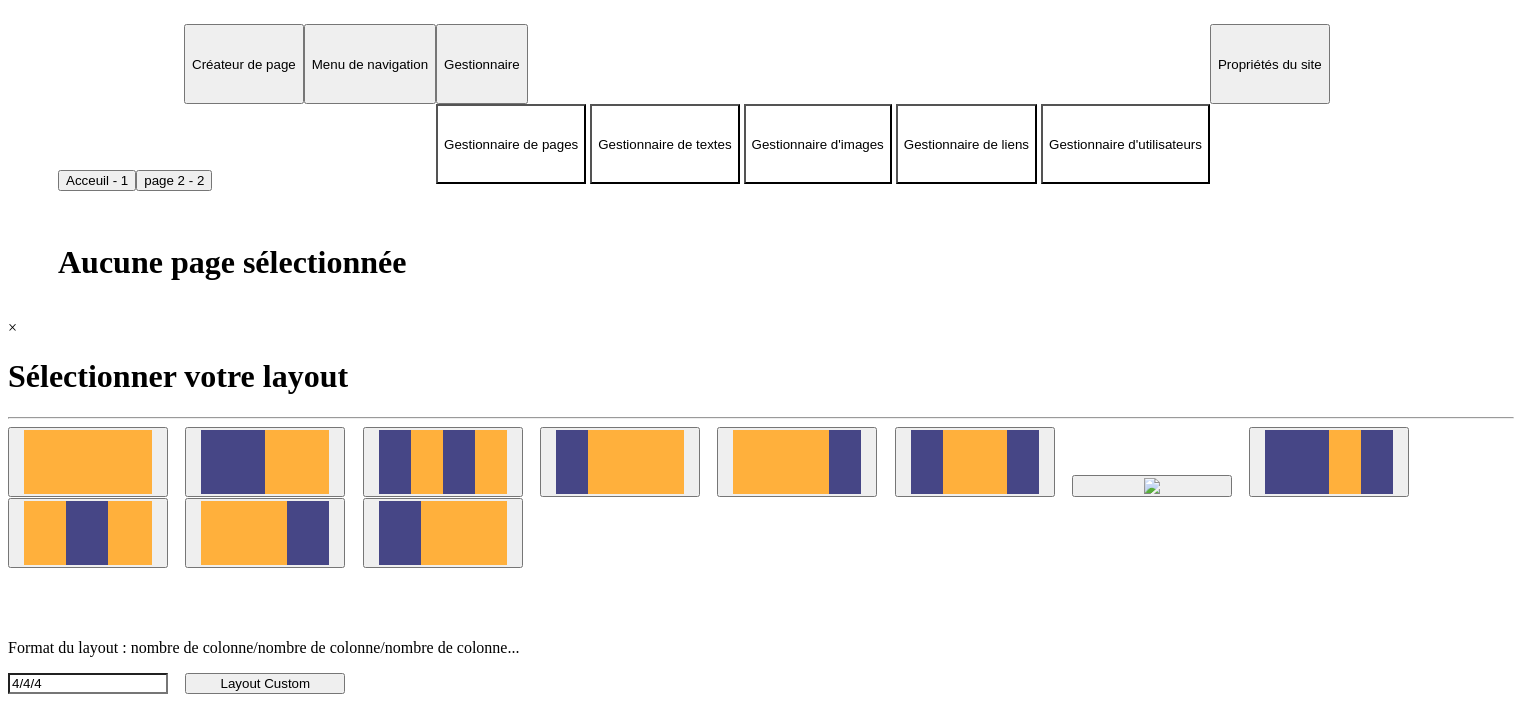
/editor/editor.php, run on an earlier commit of the app's database.
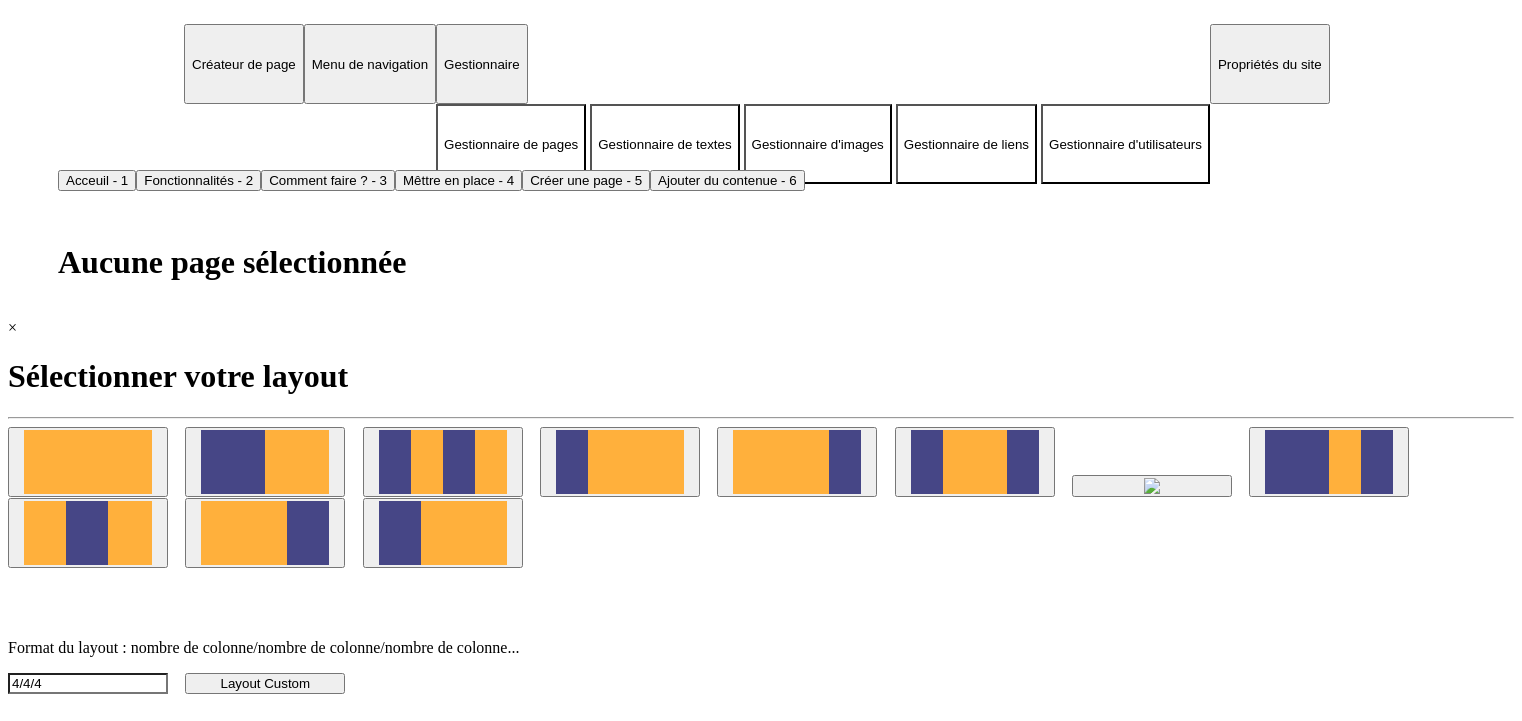
And on a later commit of the database.
### tables this page shows
CREATE TABLE IF NOT EXISTS `pages` (
  `id` int(10) UNSIGNED NOT NULL AUTO_INCREMENT,
  `titre` varchar(30) DEFAULT NULL,
  `online` int(1) UNSIGNED NOT NULL DEFAULT '0',
  PRIMARY KEY (`id`)
);

### editor/editor.php (the view, shortened to what this page needs)
<?php include("editor/php/EditorHeader.php") ?>
<div class='EditContainer'>
    <div class="row">
        <div class="col-lg-1 col-md-12 webContener">
            <?php
                $req="SELECT * FROM `pages`";
                $res = mysqli_query($BDD,$req);
                while($page = mysqli_fetch_array($res,MYSQLI_ASSOC)){
                    echo "<button class='webLink' onclick='window.location.href=\"index.php?p=editor&page=".$page["id"]."\"'>".$page["titre"]." - ".$page["id"]."</button>";
                }
            ?>
        </div>
        <div class="col-lg-11 webContener">
            <div class="row">
                <div class="col-md-12" id="builder">
                    <?php
                        if(isset($_GET["page"])){
                            if($_GET["page"]!= ""){
                                $_GET["page"] = htmlspecialchars($_GET["page"]);
                                $req = "SELECT count(*) as 'nbr' FROM `pages` WHERE `id` = '".$_GET["page"]."'";
                                $res = mysqli_fetch_array(mysqli_query($BDD,$req),MYSQLI_ASSOC);
                                if($res["nbr"]!= 0){
                                    echo "<h1>Edition page : ".$_GET["page"]."</h1><br>";
                                    $nbr = $_GET["page"];
                                    include("editor/php/function_edit.php");
                                    $req = "SELECT max(`id`) as 'nbr' FROM `conteneurs` WHERE 1";
                                    $LastInsertCont = mysqli_fetch_array(mysqli_query($BDD,$req),MYSQLI_ASSOC);
                                    $req="SELECT MAX(`id`) as 'nbr' FROM `page_conteneurs` WHERE 1";
                                    $LastInsertCP = mysqli_fetch_array(mysqli_query($BDD,$req),MYSQLI_ASSOC);
                                    $req="SELECT MAX(`id`) as 'nbr' FROM `colums` WHERE 1";
                                    $LastInsertColumn = mysqli_fetch_array(mysqli_query($BDD,$req),MYSQLI_ASSOC);
                                    if($LastInsertCont["nbr"] == ""){
                                        $LastInsertCont["nbr"] = 0;
                                    }
                                    if($LastInsertCP["nbr"] == ""){
                                        $LastInsertCP["nbr"] = 0;
                                    }
                                    if($LastInsertColumn["nbr"] == ""){
                                        $LastInsertColumn["nbr"] = 0;
                                    }
                                    $none = false;
                                }else{
                                    include("html/404.html");
                                }
                            }else{
                                include("html/404.html");
                            }
                        }else{
                            echo "<h1>Aucune page sélectionnée</h1>";
                        }
                    ?>
                </div>
            </div>
        </div>
    </div>
</div>
<div id="myModal" class="modal">
    <div class="modal-content">
        <div><span class="close">&times;</span></div>
        <h1>Sélectionner votre layout</h1>
        <hr>
        <div class="row">
            <button class="webLink EditBtnVBig" onclick="addrow('12')" class="col-md-2"><img src="editor/image/12.png"></button>
            <button class="webLink EditBtnVBig" onclick="addrow('6/6')" class="col-md-2"><img src="editor/image/6_6.png"></button>
            <button class="webLink EditBtnVBig" onclick="addrow('3/3/3/3')" class="col-md-2"><img src="editor/image/3_3_3_3.png"></button>
            <button class="webLink EditBtnVBig" onclick="addrow('3/9')" class="col-md-2"><img src="editor/image/3_9.png"></button>
            <button class="webLink EditBtnVBig" onclick="addrow('9/3')" class="col-md-2"><img src="editor/image/9_3.png"></button>
            <button class="webLink EditBtnVBig" onclick="addrow('3/6/3')" class="col-md-2"><img src="editor/image/3_6_3.png"></button>
            <button class="webLink EditBtnVBig" onclick="addrow('3/3/6')" class="col-md-2"><img src="editor/image/3_3_6.png"></button>
            <button class="webLink EditBtnVBig" onclick="addrow('6/3/3')" class="col-md-2"><img src="editor/image/6_3_3.png"></button>
            <button class="webLink EditBtnVBig" onclick="addrow('4/4/4')" class="col-md-2"><img src="editor/image/4_4_4.png"></button>
            <button class="webLink EditBtnVBig" onclick="addrow('8/4')" class="col-md-2"><img src="editor/image/8_4.png"></button>
            <button class="webLink EditBtnVBig" onclick="addrow('4/8')" class="col-md-2"><img src="editor/image/4_8.png"></button>
        </div><br><br><br>
        <div class="row">
            <p class="col-md-12">Format du layout : nombre de colonne/nombre de colonne/nombre de colonne...</p>
            <input id="customLayout" class="webLink EditBtnVBig EditField" value="4/4/4">
            <button class="webLink EditBtnVBig" onclick="addrow('custom')" class="col-md-2">Layout Custom</button>
        </div>
    </div>
</div>

What changed in the data, as far as the page shows it:
changed pages id 2: titre "page 2" → "Fonctionnalités"
added pages: titre "Comment faire ?", id "3"
added pages: titre "Mêttre en place", id "4"
added pages: titre "Créer une page", id "5"
added pages: titre "Ajouter du contenue", id "6"
